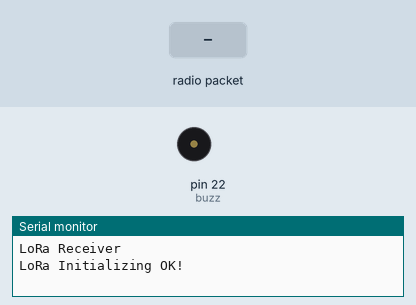
The sketch below on a simulated Arduino Mega 2560, built with avr-gcc and run on an emulated ATmega2560. Shown: buzzer (waves = sounding, pin HIGH), the last lines printed to the serial monitor. The test bench sets the inputs (shaded band). No radio packets arrive unless stated.

Above: at 1.2 s.
1.3 s: radio packet "1" arrives
At 2.5 s:
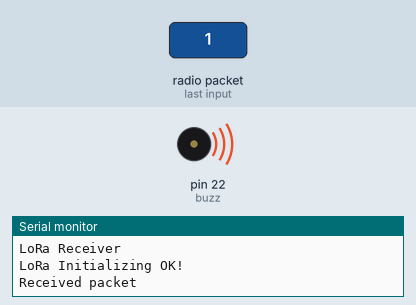
Timing chart, 0 to 4.3 s (numbered marks = the images above; inputs shaded):
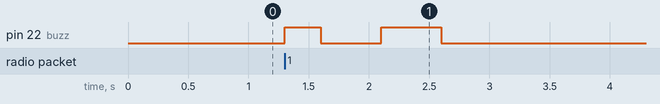

The sketch:

Rx.ino
```cpp
#include <SPI.h>
#include <LoRa.h>

//define the pins used by the transceiver module
#define ss 5
#define rst 14
#define dio0 2
int buzz = 22;

void setup() {
  //initialize Serial Monitor
  Serial.begin(115200);
  pinMode(buzz,OUTPUT);
  while (!Serial);
  Serial.println("LoRa Receiver");

  //setup LoRa transceiver module
  LoRa.setPins(ss, rst, dio0);


  //433E6 for Asia
  //866E6 for Europe
  //915E6 for North America
  while (!LoRa.begin(433E6)) {
    Serial.println(".");
    delay(500);
  }
  // The sync word assures you don't get LoRa messages from other LoRa transceivers
  // ranges from 0-0xFF
  LoRa.setSyncWord(0xF3);
  LoRa.setSpreadingFactor(7); //Change accordingly, keep in mind that this value must be same in both Tx and Rx
  LoRa.setSignalBandwidth(500E3); //Change accordingly, keep in mind that this value must be same in both Tx and Rx
  LoRa.setCodingRate4(7); //Change accordingly, keep in mind that this value must be same in both Tx and Rx
  LoRa.enableCrc();
  Serial.println("LoRa Initializing OK!");
}

void loop() {
  // try to parse packet
  int packetSize = LoRa.parsePacket();
  if (packetSize) {
    while (LoRa.available()) {
    // received a packet
    Serial.print("Received packet \n");
    digitalWrite(buzz,HIGH);
    delay(300);
    digitalWrite(buzz,LOW);
    delay(500);
    digitalWrite(buzz,HIGH);
    delay(500);
    digitalWrite(buzz,LOW);

      String LoRaData = LoRa.readString();
      Serial.print(LoRaData);
      Serial.print("\n");
      Serial.print("Packetsize is: ");
      Serial.print(packetSize);
      Serial.print("\n");
      Serial.print("RSSI: ");
      Serial.println(LoRa.packetRssi());

      Serial.print("Freq Error: ");
      long freqErr = LoRa.packetFrequencyError();
      Serial.print(freqErr);
      Serial.print("\n");
      float snr = LoRa.packetSnr();
      Serial.print("SNR: ");
      Serial.print(snr);
      Serial.print("\n");
      Serial.print("\n");

    }
    }


  }
```

Measured:
- after the input at 1.3 s, pin 22 (buzz): LOW → HIGH at once, → LOW 0.30 s later, → HIGH 0.50 s later, → LOW 0.50 s later
